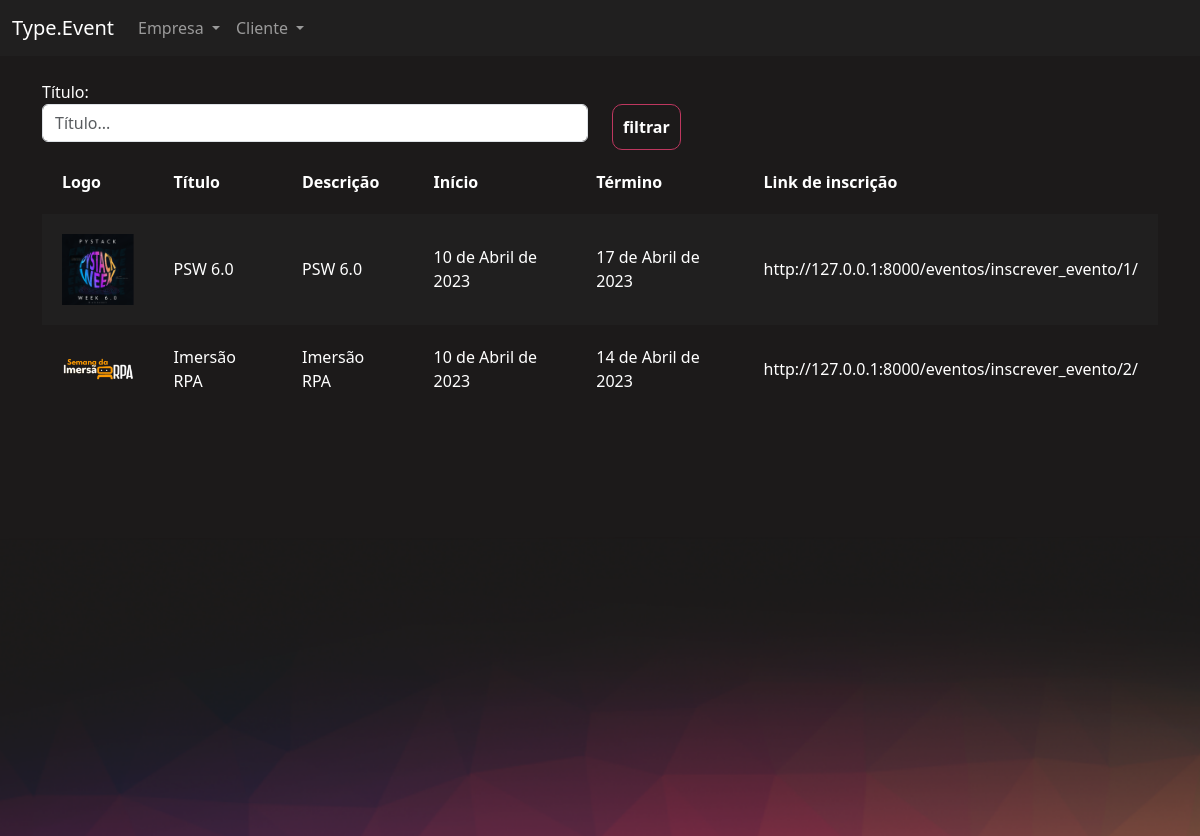
The page /eventos/gerenciar_evento/ (signed in) on the database its author committed.
### eventos/models.py (models this page shows, shortened)
class Evento(models.Model):
    criador = models.ForeignKey(User, on_delete=models.DO_NOTHING, null=True, blank=True)
    nome = models.CharField(max_length=200)
    descricao = models.TextField()
    data_inicio = models.DateField()
    data_termino = models.DateField()
    carga_horaria = models.IntegerField()
    logo = models.ImageField(upload_to="logos")
    participantes = models.ManyToManyField(User, related_name='evento_participante', null=True, blank=True)
    cor_principal = models.CharField(max_length=7)
    cor_secundaria = models.CharField(max_length=7)
    cor_fundo = models.CharField(max_length=7)

### eventos/views.py (the view)
# urls.py: path('gerenciar_evento/', views.gerenciar_evento, name="gerenciar_evento"),
def gerenciar_evento(request):
    if request.method == 'GET':
        nome = request.GET.get('nome')
        eventos = Evento.objects.filter(criador = request.user)
        if nome:
            eventos = eventos.filter(nome__contains = nome)
        return render(request, 'gerenciar_evento.html', {'eventos': eventos})

### eventos/templates/gerenciar_evento.html (shortened to what this page needs)
{% extends "bases/base_evento.html" %}
{% load static %}
{% block 'importacoes' %}
    <link href="{% static 'evento/css/gerenciar_evento.css' %}" rel="stylesheet">
{% endblock %}
{% block 'conteudo' %}
    <div class="container">
        <br>
        <div class="row">
            <div class="col-md">
                <form action="{% url 'gerenciar_evento' %}" method="GET">
                <label>Título:</label>
                <input type="text" placeholder="Título..." class="form-control" name="nome">
            </div>
            <div class="col-md">
                <br>
                <input type="submit" class="btn-principal" value="filtrar">
            </div>
        </div>
        <table>
            <tr>
                <th>Logo</th>
                <th>Título</th>
                <th>Descrição</th>
                <th>Início</th>
                <th>Término</th>
                <th>Link de inscrição</th>
            </tr>
            {% for evento in eventos %}
                <tr class="{% cycle 'linha' 'linha2' %}">
                    <td width="10%"><a href="{% url 'participantes_evento' evento.id %}"><img width="100%" src="/media/{{evento.logo}}"></a></td>
                    <td>{{evento.nome}}</td>
                    <td>{{evento.descricao}}</td>
                    <td>{{evento.data_inicio}}</td>
                    <td>{{evento.data_termino}}</td>
                    <td>http://127.0.0.1:8000/eventos/inscrever_evento/{{evento.id}}/</td>
                </tr>
            {% endfor %}
        </table>
    </div>
{% endblock %}

### templates/static/geral/css/base.css (style rules this page uses)
body { color: white !important; }
:root { --main-color: #201F1F; --dark-color: #1C1A1A; --contrast-color: #BE375F; --differential-color: #ED8554; }

### templates/static/evento/css/gerenciar_evento.css (style rules this page uses)
table { width: 100%; padding: 20px; }
.linha { height: 40px; background-color: var(--main-color); padding: 20px; }
td, th { padding: 20px; }

### templates/static/evento/css/evento.css (style rules this page uses)
body { background-color: #1C1A1A; }

### templates/static/usuarios/css/usuarios.css (style rules this page uses)
.btn-principal { background-color: transparent; border: 1px solid var(--contrast-color); color: white; padding: 10px; border-radius: 10px; font-weight: bold; }

### rows shown on the page
Evento: logo (picture), nome "PSW 6.0", descricao "PSW 6.0", data_inicio "10 de Abril de 2023", data_termino "17 de Abril de 2023", id "1"
Evento: logo (picture), nome "Imersão RPA", descricao "Imersão RPA", data_inicio "10 de Abril de 2023", data_termino "14 de Abril de 2023", id "2"
